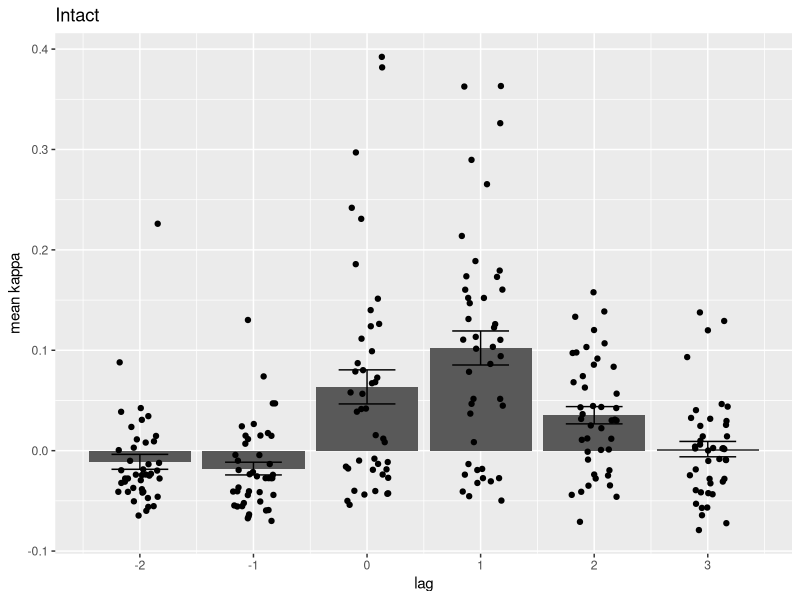
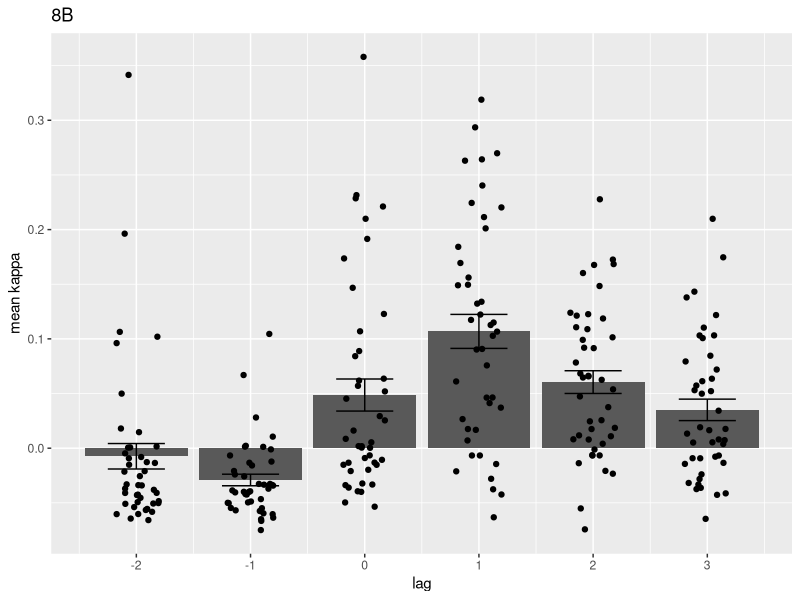
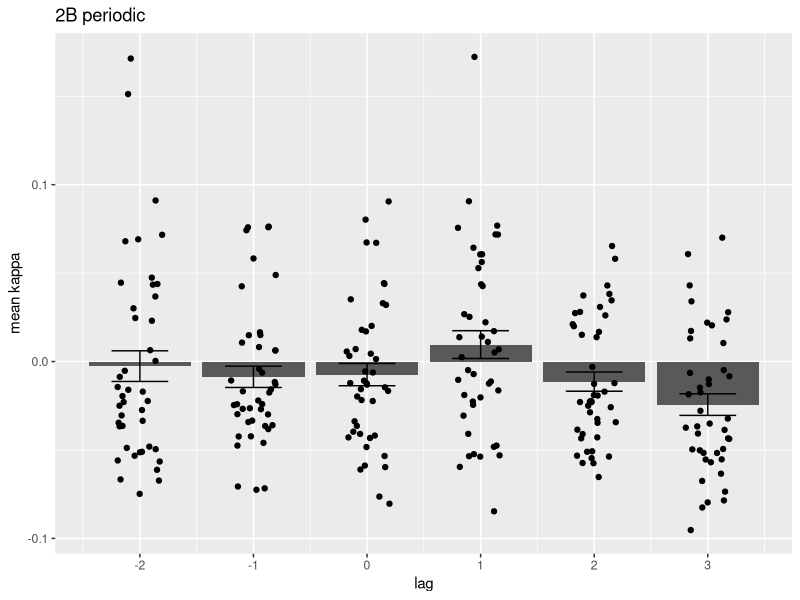
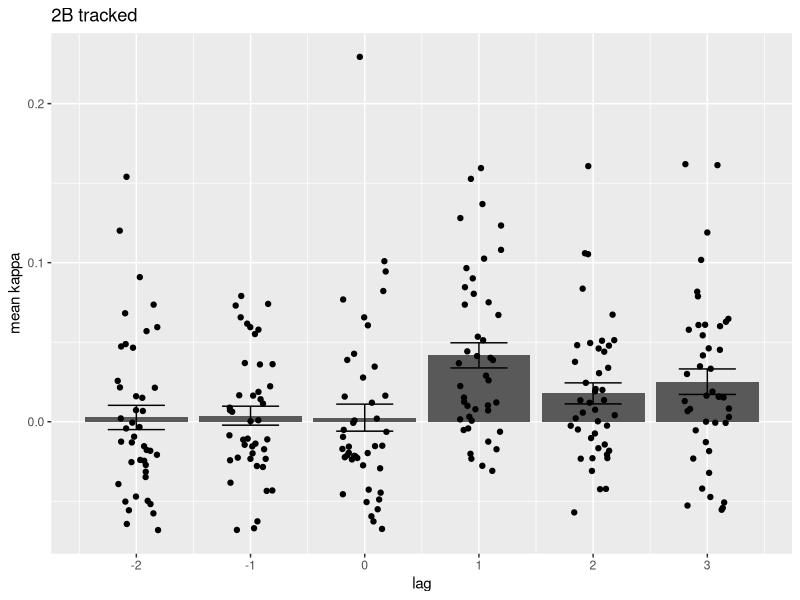
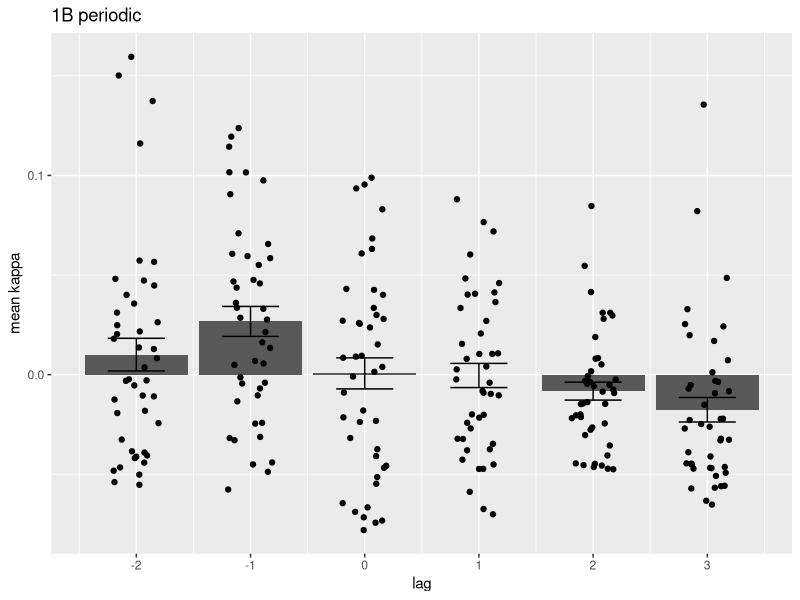
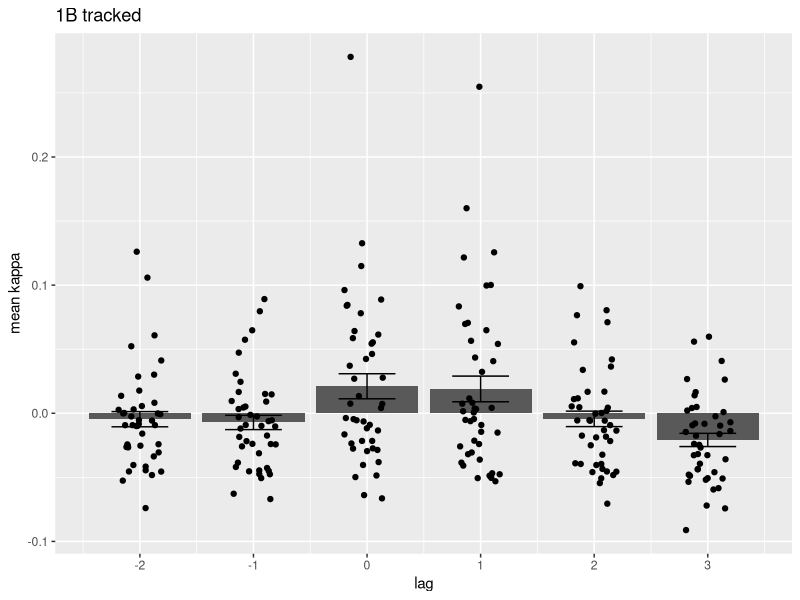
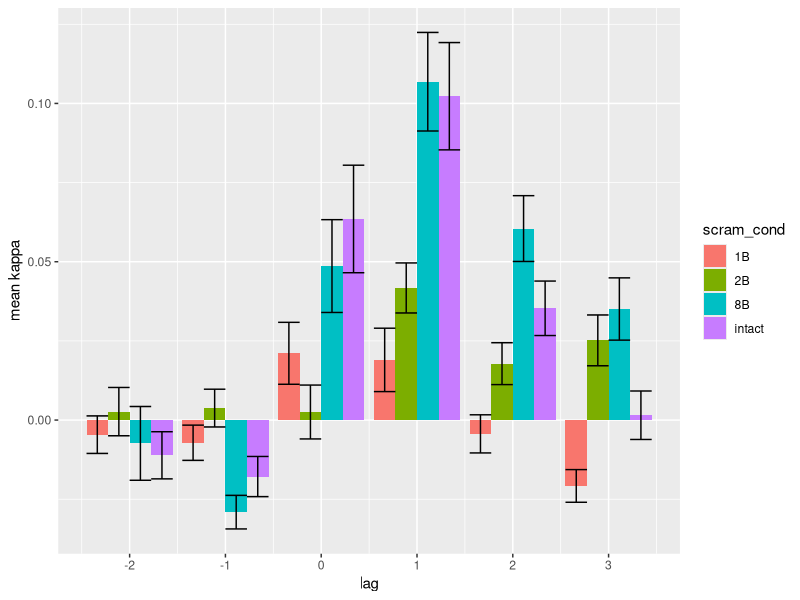
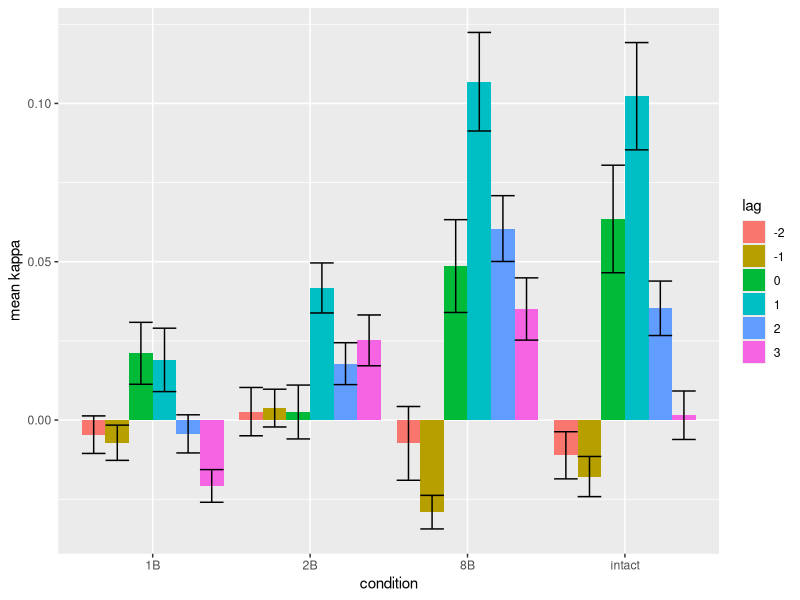

Reproduce these figures in R, in order.
## ---- chunk 1
knitr::opts_chunk$set(echo = FALSE, message = FALSE)
library(tidyverse)
library(magrittr)
library(patchwork)
## ---- chunk 2
data <- as_tibble(read_csv('data/lag_kappa_values_wsubj.csv'))
#print(data)
## ---- chunk 3
bar_I <- data %>%
  filter(scram_cond == 'intact') %>%
  group_by(subject, lag) %>%
  summarize(mean_kappa = mean(kappa)) %>%
  
  ggplot(aes(x = lag, y = mean_kappa)) +
  geom_bar(stat = 'summary') +
  geom_errorbar(stat = 'summary', width = 0.5) +
  scale_x_continuous(breaks = seq(-2,3)) +
  scale_y_continuous(name = 'mean kappa') +
  geom_point(position = position_jitter(width = 0.2)) +
  ggtitle("Intact")
  
bar_I
#ggsave("plots/lag_kappa_bar_I.png", plot = bar_I)

bar_8B <- data %>%
  filter(scram_cond == '8B') %>%
  group_by(subject, lag) %>%
  summarize(mean_kappa = mean(kappa)) %>%
  
  ggplot(aes(x = lag, y = mean_kappa)) +
  geom_bar(stat = 'summary') +
  geom_errorbar(stat = 'summary', width = 0.5) +
  scale_x_continuous(breaks = seq(-2,3)) +
  scale_y_continuous(name = 'mean kappa') +
  geom_point(position = position_jitter(width = 0.2)) +
  ggtitle("8B")
  
bar_8B
#ggsave("plots/lag_kappa_bar_8B.png", plot = bar_8B)
## ---- chunk 4
bar_2B_per <- data %>%
  filter(scram_cond == '2B') %>%
  filter(gt_type == 'periodic') %>%
  group_by(subject, lag) %>%
  summarize(mean_kappa = mean(kappa)) %>%
  
  ggplot(aes(x = lag, y = mean_kappa)) +
  geom_bar(stat = 'summary') +
  geom_errorbar(stat = 'summary', width = 0.5) +
  scale_x_continuous(breaks = seq(-2,3)) +
  scale_y_continuous(name = 'mean kappa') +
  geom_point(position = position_jitter(width = 0.2)) +
  ggtitle("2B periodic")
  
bar_2B_per
#ggsave("plots/lag_kappa_bar_2B_per.png", plot = bar_2B_per)

bar_2B_tracked <- data %>%
  filter(scram_cond == '2B') %>%
  filter(gt_type == 'tracked') %>%
  group_by(subject, lag) %>%
  summarize(mean_kappa = mean(kappa)) %>%
  
  ggplot(aes(x = lag, y = mean_kappa)) +
  geom_bar(stat = 'summary') +
  geom_errorbar(stat = 'summary', width = 0.5) +
  scale_x_continuous(breaks = seq(-2,3)) +
  scale_y_continuous(name = 'mean kappa') +
  geom_point(position = position_jitter(width = 0.2)) +
  ggtitle("2B tracked")
  
bar_2B_tracked
#ggsave("plots/lag_kappa_bar_2B_tracked.png", plot = bar_2B_tracked)

bar_1B_per <- data %>%
  filter(scram_cond == '1B') %>%
  filter(gt_type == 'periodic') %>%
  group_by(subject, lag) %>%
  summarize(mean_kappa = mean(kappa)) %>%
  
  ggplot(aes(x = lag, y = mean_kappa)) +
  geom_bar(stat = 'summary') +
  geom_errorbar(stat = 'summary', width = 0.5) +
  scale_x_continuous(breaks = seq(-2,3)) +
  scale_y_continuous(name = 'mean kappa') +
  geom_point(position = position_jitter(width = 0.2)) +
  ggtitle("1B periodic")
  
bar_1B_per
#ggsave("plots/lag_kappa_bar_1B_per.png", plot = bar_1B_per)

bar_1B_tracked <- data %>%
  filter(scram_cond == '1B') %>%
  filter(gt_type == 'tracked') %>%
  group_by(subject, lag) %>%
  summarize(mean_kappa = mean(kappa)) %>%
  
  ggplot(aes(x = lag, y = mean_kappa)) +
  geom_bar(stat = 'summary') +
  geom_errorbar(stat = 'summary', width = 0.5) +
  scale_x_continuous(breaks = seq(-2,3)) +
  scale_y_continuous(name = 'mean kappa') +
  geom_point(position = position_jitter(width = 0.2)) +
  ggtitle("1B tracked")
  
bar_1B_tracked
#ggsave("plots/lag_kappa_bar_1B_tracked.png", plot = bar_1B_tracked)
## ---- chunk 5
all_bar <- data %>%
  filter(gt_type != 'periodic') %>%
  group_by(scram_cond, subject, lag) %>%
  summarize(mean_kappa = mean(kappa)) %>%

  ggplot(aes(x = lag, y = mean_kappa, fill = scram_cond)) +
  geom_bar(position = 'dodge', stat = 'summary') +
  geom_errorbar(stat = 'summary', position = 'dodge') +
  scale_x_continuous(breaks = seq(-2,3)) +
  scale_y_continuous(name = 'mean kappa')

all_bar

all_bar2 <- data %>%
  filter(gt_type != 'periodic') %>%
  group_by(scram_cond, subject, lag) %>%
  summarize(mean_kappa = mean(kappa)) %>%
  mutate(lag = factor(lag)) %>%

  ggplot(aes(x = scram_cond, y = mean_kappa, fill = lag)) +
  geom_bar(position = 'dodge', stat = 'summary') +
  geom_errorbar(stat = 'summary', position = 'dodge') +
  scale_x_discrete(name = 'condition') +
  scale_y_continuous(name = 'mean kappa')

all_bar2

